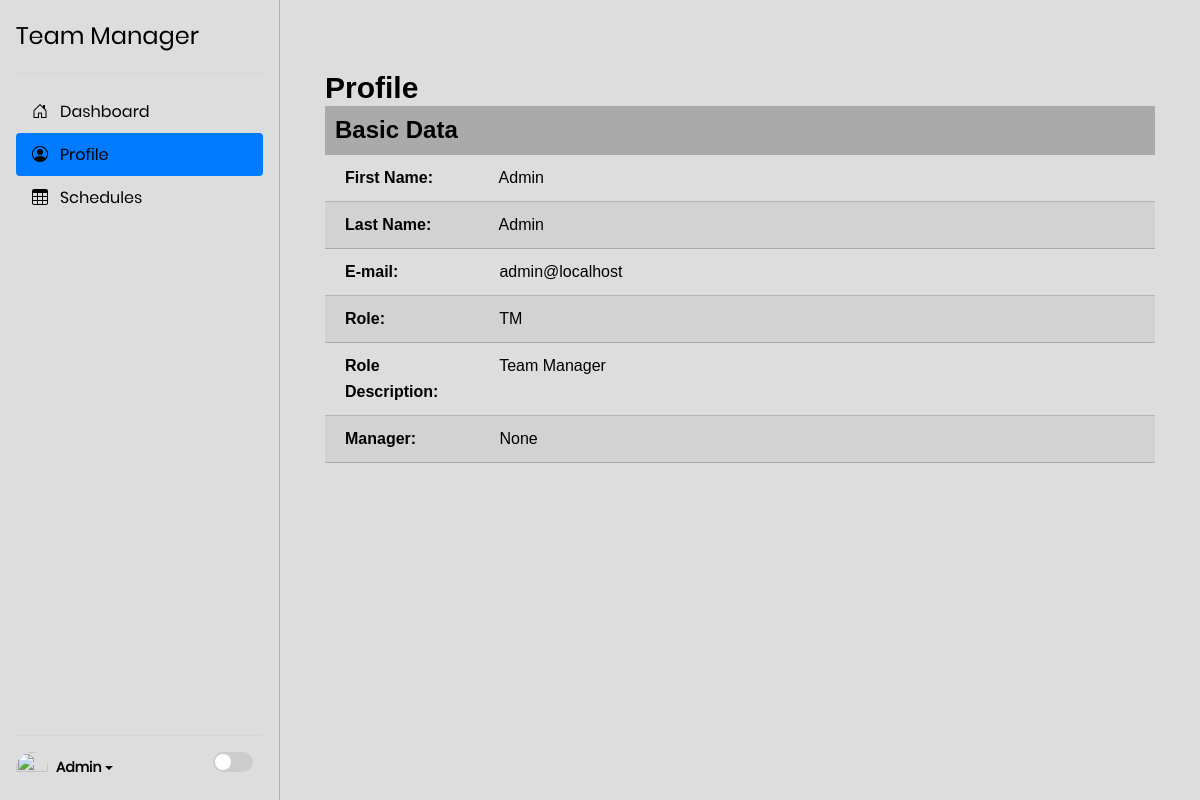
The app's page /profile (signed in), older data.
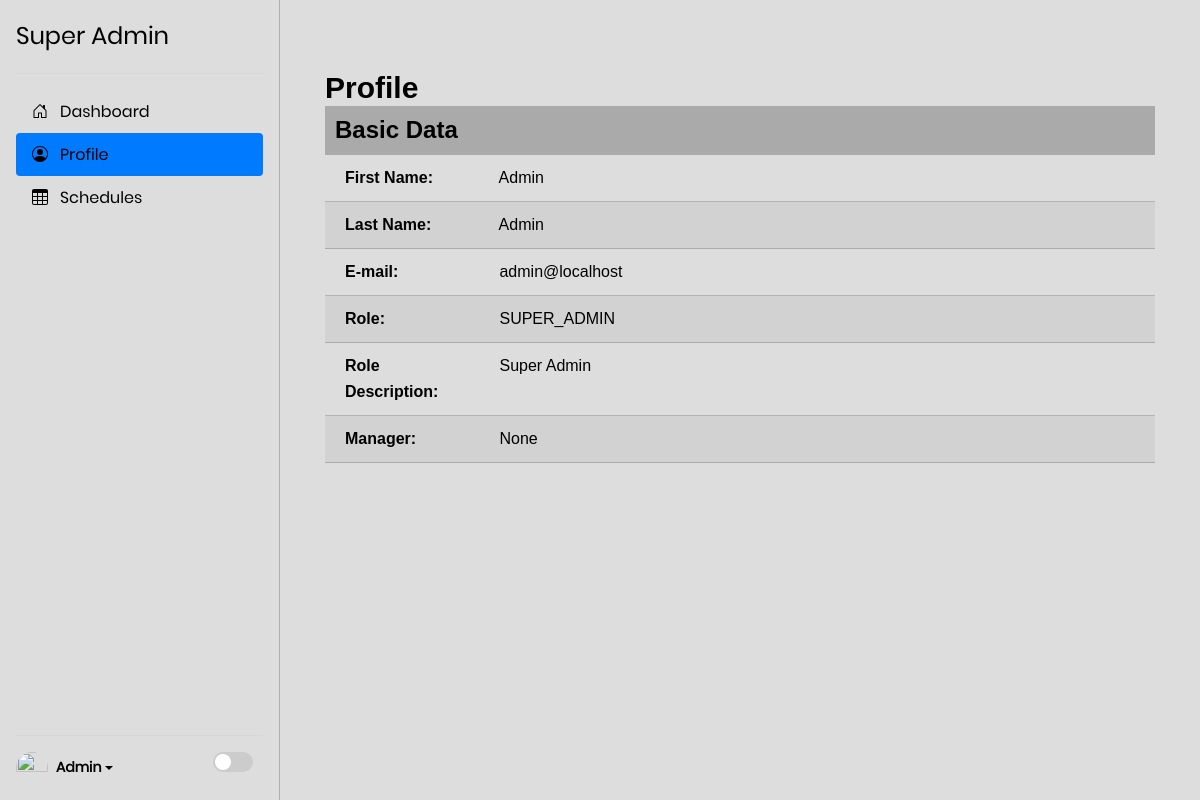
The same page, newer data.
### models/manager.py (models this page shows, shortened)
class TM(Employee, Base):
    __tablename__ = "managers"
    __table_args__ = {'extend_existing': True}
    reports_to = Column(Integer, nullable=True)
    in_charge_of = Column(String(1024), nullable=True)
    designation = Column(String(16), nullable=True)

### web/app.py (the view)
@app.route('/profile/<session_id>', methods=['GET', 'POST'],
           strict_slashes=False)
@app.route('/profile', methods=['GET', 'POST'], strict_slashes=False)
@login_required
def profile(session_id=None):
    title = "Profile"
    user = current_user
    return render_template('profile.html', title=title, user=current_user)

### models/engine/db.py (called while the page is built, shortened)
    def get(self, staff_id=None, cls=None, **kwargs):
        if cls is None:
            for class_type in self._class:
                query = self.__session.query(class_type)
                if staff_id is not None:
                    query = query.filter_by(staff_id=staff_id)
                for key, value in kwargs.items():
                    query = query.filter(getattr(class_type, key) == value)
                result = query.first()
                if result:
                    return result
            return None

### web/app.py (called while the page is built)
@login_manager.user_loader
def user_loader(id):
    return models.storage.get(id)

### web/templates/profile.html (shortened to what this page needs)
{% extends "layout.html" %}
{% block content %}
<div class="side-bar d-flex flex-column flex-shrink-0 p-3" style="width: 280px;">
    <a href="/" class="d-flex align-items-center mb-3 mb-md-0 me-md-auto  text-decoration-none">
      <span class="fs-4">{{user.desc}}</span>
    </a>
    <hr>
    <ul class="nav nav-pills flex-column mb-auto">
      <li class="nav-item">
        <a href="{{ url_for('index') }}" class="nav-link" aria-current="page">
          <svg class="bi pe-none me-2" width="16" height="16"><use xlink:href="#home"></use></svg>
          <span>Dashboard</span>
        </a>
      </li>
      <li>
        <a href="{{ url_for('profile') }}" class="nav-link active" aria-current="page">
          <svg class="bi pe-none me-2" width="16" height="16"><use xlink:href="#people-circle"></use></svg>
          <span>Profile</span>
        </a>
      </li>
      <li>
        <a href="{{ url_for('schedules') }}" class="nav-link">
          <svg class="bi pe-none me-2" width="16" height="16"><use xlink:href="#table"></use></svg>
          <span>Schedules</span>
        </a>
      </li>
    </ul>
    <hr>
    <div class="dropdown">
      <a href="#" class="d-flex align-items-center  text-decoration-none dropdown-toggle" data-bs-toggle="dropdown" aria-expanded="false">
        <img src="https://github.com/mdo.png" alt="" width="32" height="32" class="rounded-circle me-2">
        <strong>{{ user.first_name }}</strong>
      </a>
      <label class="theme-switch">
        <span class="slider round"></span>
    </label>
    </div>
</div>
<div class="dashboard-main">
  <section class="statistic statistic2">
    <div class="container">
    <h2>Profile</h2>
      <div class="year">
          <h3 class="basic_data">Basic Data</h3>
          <div class="basic_data_item">
              <strong class="basic_data_value">First Name:</strong> <span class="schedule">{{ user.first_name }}</span>
          </div>
          <div class="basic_data_item">
              <strong class="basic_data_value">Last Name:</strong> <span class="schedule">{{ user.last_name }}</span>
          </div>
          <div class="basic_data_item">
              <strong class="basic_data_value">E-mail:</strong> <span class="schedule">{{ user.email }}</span>
          </div>
          <div class="basic_data_item">
              <strong class="basic_data_value">Role:</strong> <span class="schedule">{{ user.role }}</span>
          </div>
          <div class="basic_data_item">
              <strong class="basic_data_value">Role Description:</strong> <span class="schedule">{{ user.desc }}</span>
          </div>
          <div class="basic_data_item">
              <strong class="basic_data_value">Manager:</strong> <span class="schedule">{{ user.reports_to }}</span>
          </div>
      </div>
    </div>
  </section>
</div>
{%endblock%}

### web/templates/layout.html (shortened to what this page needs)
<!DOCTYPE html>
<html lang="en">
<head>
    <link href="https://cdn.jsdelivr.net/npm/bootstrap@5.3.3/dist/css/bootstrap.min.css" rel="stylesheet">
    <link rel="stylesheet" href="https://cdn.jsdelivr.net/npm/@docsearch/css@3">
    <link href="/docs/5.3/dist/css/bootstrap.min.css" rel="stylesheet">
    <link href="https://cdnjs.cloudflare.com/ajax/libs/font-awesome/4.7.0/css/font-awesome.min.css" rel="stylesheet"/>
        <link rel="stylesheet" type="text/css" href="../static/vendor/bootstrap/css/bootstrap.min.css">
        <link rel="stylesheet" type="text/css" href="../static/fonts/font-awesome-4.7.0/css/font-awesome.css">
        <link rel="stylesheet" type="text/css" href="../static/fonts/font-awesome-4.7.0/css/font-awesome.min.css">
        <link rel="stylesheet" type="text/css" href="../static/fonts/iconic/css/material-design-iconic-font.css">
        <link rel="stylesheet" type="text/css" href="../static/fonts/iconic/css/material-design-iconic-font.min.css">
        <link rel="stylesheet" type="text/css" href="../static/vendor/animate/animate.css">
        <link rel="stylesheet" type="text/css" href="../static/vendor/css-hamburgers/hamburgers.min.css">
        <link rel="stylesheet" type="text/css" href="../static/vendor/animsition/css/animsition.min.css">
        <link rel="stylesheet" type="text/css" href="../static/vendor/select2/select2.min.css">
        <link rel="stylesheet" type="text/css" href="../static/vendor/daterangepicker/daterangepicker.css">
        <link rel="stylesheet" type="text/css" href="../static/styles/util.css">
        <link rel="stylesheet" type="text/css" href="../static/styles/sign-in.css">
    <link href="../static/styles/main.css" rel="stylesheet">
    <link href="../static/styles/sidebar.css" rel="stylesheet">
    <link rel="stylesheet" href="../static/styles/theme.css">
    <link rel="stylesheet" href="../static/styles/switch_theme.css">
</head>
<body class="light-theme">
    <section>
        {% block content %}
        {% endblock %}
    </section>
</body>
</html>

### web/static/styles/sign-in.css (style rules this page uses)
* { margin: 0px; padding: 0px; box-sizing: border-box; }
body, html { height: 100%; font-family: Poppins-Regular, sans-serif; }
a { font-family: Poppins-Regular; font-size: 14px; line-height: 1.7; color: #666666; margin: 0px; transition: all 0.4s; -webkit-transition: all 0.4s; -o-transition: all 0.4s; -moz-transition: all 0.4s; }
h1,h2,h3,h4,h5,h6 { margin: 0px; }
ul, li { margin: 0px; list-style-type: none; }
label { margin: 0; display: block; }

### web/static/styles/main.css (style rules this page uses)
.side-bar { height: 100svh; border-right: 1px solid #afafaf; }
.dashboard-main { width: 100%; height: 100svh; padding: 20px 30px; overflow-y: auto; }
section { display: flex; overflow-y: hidden; }
.basic_data { padding: 10px; background-color: #0000003b; padding-left: 10px; }
.basic_data_item { padding: 10px 20px; border-bottom: 1px solid #00000030; }
.basic_data_item:nth-child(odd) { background-color: #adadad3b; }
.schedule { position: relative; left: 50px; }
.basic_data_value { display: inline-grid; width: 100px; }

### web/static/styles/sidebar.css (style rules this page uses)
.bi { vertical-align: -.125em; fill: currentColor; }
body { min-height: 100svh; min-height: -webkit-fill-available; }
html { height: -webkit-fill-available; }
.dropdown-toggle { outline: 0; }
.dropdown { display: flex; justify-content: space-between; }

### web/static/styles/switch_theme.css (style rules this page uses)
body { background-color: white; color: black; transition: background-color 0.3s, color 0.3s; }
.theme-switch { position: relative; display: inline-block; width: 40px; height: 20px; margin-right: 10px; }
.slider { position: absolute; cursor: pointer; top: 0; left: 0; right: 0; bottom: 0; background-color: #ccc; transition: .4s; }
.slider:before { position: absolute; content: ""; height: 16px; width: 16px; left: 2px; bottom: 2px; background-color: white; transition: .4s; }
.slider.round { border-radius: 20px; }
.slider.round:before { border-radius: 50%; }
body.light-theme { background-color: rgb(221, 221, 221); color: rgb(0, 0, 0) !important; }
body.light-theme a { color: black !important; }
body.light-theme * { color: rgb(0, 0, 0); }

Row changes from the older to the newer data that the page shows:
changed TM "Admin": desc "Team Manager" → "Super Admin"; role "TM" → "SUPER_ADMIN"
